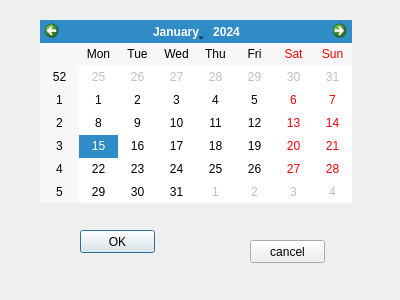
<?xml version="1.0" encoding="UTF-8"?>
<ui version="4.0">
 <class>Dialog</class>
 <widget class="QDialog" name="Dialog">
  <property name="geometry">
   <rect>
    <x>0</x>
    <y>0</y>
    <width>400</width>
    <height>300</height>
   </rect>
  </property>
  <property name="windowTitle">
   <string>Dialog</string>
  </property>
  <widget class="QCalendarWidget" name="calendar">
   <property name="geometry">
    <rect>
     <x>40</x>
     <y>20</y>
     <width>312</width>
     <height>183</height>
    </rect>
   </property>
  </widget>
  <widget class="QPushButton" name="ok">
   <property name="geometry">
    <rect>
     <x>80</x>
     <y>230</y>
     <width>75</width>
     <height>23</height>
    </rect>
   </property>
   <property name="text">
    <string>OK</string>
   </property>
  </widget>
  <widget class="QPushButton" name="cancel">
   <property name="geometry">
    <rect>
     <x>250</x>
     <y>240</y>
     <width>75</width>
     <height>23</height>
    </rect>
   </property>
   <property name="text">
    <string>cancel</string>
   </property>
  </widget>
 </widget>
 <resources/>
 <connections/>
</ui>
